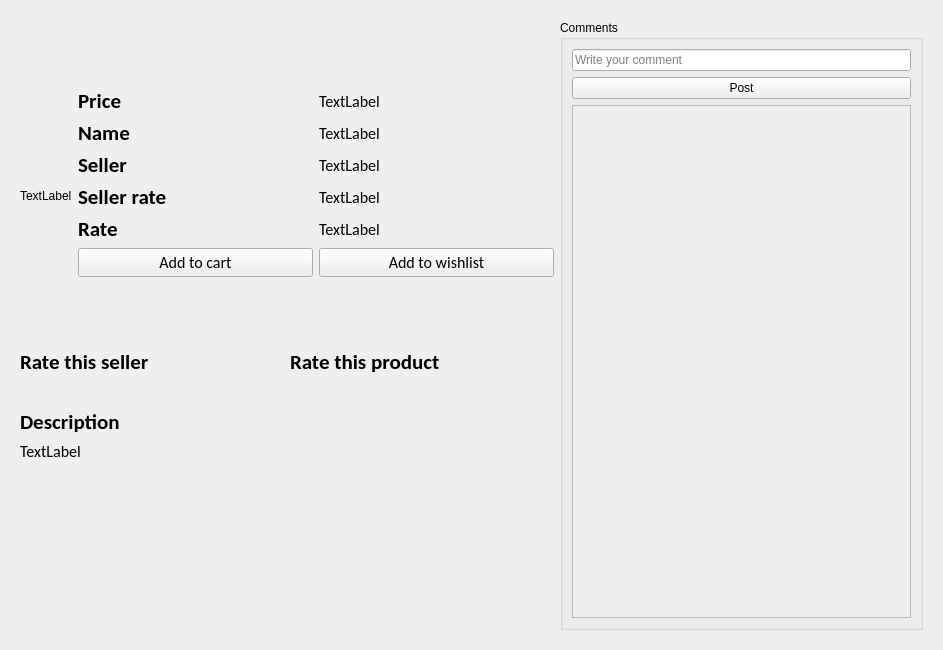
<?xml version="1.0" encoding="UTF-8"?>
<ui version="4.0">
 <class>product_page</class>
 <widget class="QWidget" name="product_page">
  <property name="geometry">
   <rect>
    <x>0</x>
    <y>0</y>
    <width>943</width>
    <height>650</height>
   </rect>
  </property>
  <property name="windowTitle">
   <string>Form</string>
  </property>
  <layout class="QHBoxLayout" name="horizontalLayout_5">
   <item>
    <widget class="QScrollArea" name="scrollArea">
     <property name="frameShape">
      <enum>QFrame::NoFrame</enum>
     </property>
     <property name="frameShadow">
      <enum>QFrame::Sunken</enum>
     </property>
     <property name="widgetResizable">
      <bool>true</bool>
     </property>
     <widget class="QWidget" name="scrollAreaWidgetContents_2">
      <property name="geometry">
       <rect>
        <x>0</x>
        <y>0</y>
        <width>925</width>
        <height>632</height>
       </rect>
      </property>
      <layout class="QHBoxLayout" name="horizontalLayout_4">
       <item>
        <layout class="QVBoxLayout" name="verticalLayout_104">
         <item>
          <layout class="QHBoxLayout" name="horizontalLayout_106">
           <item>
            <widget class="QPushButton" name="pushButton_104">
             <property name="text">
              <string/>
             </property>
             <property name="flat">
              <bool>true</bool>
             </property>
            </widget>
           </item>
           <item>
            <spacer name="horizontalSpacer">
             <property name="orientation">
              <enum>Qt::Horizontal</enum>
             </property>
             <property name="sizeHint" stdset="0">
              <size>
               <width>40</width>
               <height>20</height>
              </size>
             </property>
            </spacer>
           </item>
          </layout>
         </item>
         <item>
          <layout class="QHBoxLayout" name="horizontalLayout_110">
           <item>
            <widget class="QLabel" name="label_100">
             <property name="text">
              <string>TextLabel</string>
             </property>
            </widget>
           </item>
           <item>
            <layout class="QVBoxLayout" name="verticalLayout_100">
             <item>
              <spacer name="verticalSpacer">
               <property name="orientation">
                <enum>Qt::Vertical</enum>
               </property>
               <property name="sizeHint" stdset="0">
                <size>
                 <width>20</width>
                 <height>40</height>
                </size>
               </property>
              </spacer>
             </item>
             <item>
              <layout class="QHBoxLayout" name="horizontalLayout_109">
               <item>
                <widget class="QLabel" name="label_104">
                 <property name="font">
                  <font>
                   <family>Calibri</family>
                   <pointsize>16</pointsize>
                   <bold>true</bold>
                  </font>
                 </property>
                 <property name="text">
                  <string>Price</string>
                 </property>
                </widget>
               </item>
               <item>
                <widget class="QLabel" name="label_109">
                 <property name="font">
                  <font>
                   <family>Calibri</family>
                   <pointsize>12</pointsize>
                  </font>
                 </property>
                 <property name="text">
                  <string>TextLabel</string>
                 </property>
                </widget>
               </item>
              </layout>
             </item>
             <item>
              <layout class="QHBoxLayout" name="horizontalLayout_111">
               <item>
                <widget class="QLabel" name="label_102">
                 <property name="font">
                  <font>
                   <family>Calibri</family>
                   <pointsize>16</pointsize>
                   <bold>true</bold>
                  </font>
                 </property>
                 <property name="styleSheet">
                  <string notr="true"/>
                 </property>
                 <property name="text">
                  <string>Name</string>
                 </property>
                </widget>
               </item>
               <item>
                <widget class="QLabel" name="label_107">
                 <property name="font">
                  <font>
                   <family>Calibri</family>
                   <pointsize>12</pointsize>
                   <bold>false</bold>
                  </font>
                 </property>
                 <property name="text">
                  <string>TextLabel</string>
                 </property>
                </widget>
               </item>
              </layout>
             </item>
             <item>
              <layout class="QHBoxLayout" name="horizontalLayout">
               <item>
                <widget class="QLabel" name="label_113">
                 <property name="font">
                  <font>
                   <family>Calibri</family>
                   <pointsize>16</pointsize>
                   <bold>true</bold>
                  </font>
                 </property>
                 <property name="text">
                  <string>Seller</string>
                 </property>
                </widget>
               </item>
               <item>
                <widget class="QLabel" name="label_114">
                 <property name="font">
                  <font>
                   <family>Calibri</family>
                   <pointsize>12</pointsize>
                  </font>
                 </property>
                 <property name="text">
                  <string>TextLabel</string>
                 </property>
                </widget>
               </item>
              </layout>
             </item>
             <item>
              <layout class="QHBoxLayout" name="horizontalLayout_2">
               <item>
                <widget class="QLabel" name="label">
                 <property name="font">
                  <font>
                   <family>Calibri</family>
                   <pointsize>16</pointsize>
                   <bold>true</bold>
                  </font>
                 </property>
                 <property name="text">
                  <string>Seller rate</string>
                 </property>
                </widget>
               </item>
               <item>
                <widget class="QLabel" name="label_151">
                 <property name="font">
                  <font>
                   <family>Calibri</family>
                   <pointsize>12</pointsize>
                  </font>
                 </property>
                 <property name="text">
                  <string>TextLabel</string>
                 </property>
                </widget>
               </item>
              </layout>
             </item>
             <item>
              <layout class="QHBoxLayout" name="horizontalLayout_108">
               <item>
                <widget class="QLabel" name="label_105">
                 <property name="font">
                  <font>
                   <family>Calibri</family>
                   <pointsize>16</pointsize>
                   <bold>true</bold>
                  </font>
                 </property>
                 <property name="text">
                  <string>Rate</string>
                 </property>
                </widget>
               </item>
               <item>
                <widget class="QLabel" name="label_110">
                 <property name="font">
                  <font>
                   <family>Calibri</family>
                   <pointsize>12</pointsize>
                  </font>
                 </property>
                 <property name="text">
                  <string>TextLabel</string>
                 </property>
                </widget>
               </item>
              </layout>
             </item>
             <item>
              <layout class="QVBoxLayout" name="verticalLayout"/>
             </item>
             <item>
              <layout class="QHBoxLayout" name="horizontalLayout_102">
               <item>
                <widget class="QPushButton" name="pushButton_100">
                 <property name="font">
                  <font>
                   <family>Calibri</family>
                   <pointsize>12</pointsize>
                   <bold>false</bold>
                  </font>
                 </property>
                 <property name="text">
                  <string>Add to cart</string>
                 </property>
                </widget>
               </item>
               <item>
                <widget class="QPushButton" name="pushButton_102">
                 <property name="font">
                  <font>
                   <family>Calibri</family>
                   <pointsize>12</pointsize>
                  </font>
                 </property>
                 <property name="text">
                  <string>Add to wishlist</string>
                 </property>
                </widget>
               </item>
              </layout>
             </item>
             <item>
              <layout class="QHBoxLayout" name="horizontalLayout_117">
               <item>
                <layout class="QHBoxLayout" name="horizontalLayout_115">
                 <item>
                  <widget class="QLabel" name="label_115">
                   <property name="styleSheet">
                    <string notr="true">color: rgb(0, 200, 0);</string>
                   </property>
                   <property name="text">
                    <string/>
                   </property>
                  </widget>
                 </item>
                 <item>
                  <spacer name="horizontalSpacer_2">
                   <property name="orientation">
                    <enum>Qt::Horizontal</enum>
                   </property>
                   <property name="sizeHint" stdset="0">
                    <size>
                     <width>40</width>
                     <height>20</height>
                    </size>
                   </property>
                  </spacer>
                 </item>
                </layout>
               </item>
               <item>
                <layout class="QHBoxLayout" name="horizontalLayout_116">
                 <item>
                  <widget class="QLabel" name="label_116">
                   <property name="styleSheet">
                    <string notr="true">color: rgb(0, 200, 0);</string>
                   </property>
                   <property name="text">
                    <string/>
                   </property>
                  </widget>
                 </item>
                 <item>
                  <spacer name="horizontalSpacer_3">
                   <property name="orientation">
                    <enum>Qt::Horizontal</enum>
                   </property>
                   <property name="sizeHint" stdset="0">
                    <size>
                     <width>40</width>
                     <height>20</height>
                    </size>
                   </property>
                  </spacer>
                 </item>
                </layout>
               </item>
              </layout>
             </item>
             <item>
              <spacer name="verticalSpacer_2">
               <property name="orientation">
                <enum>Qt::Vertical</enum>
               </property>
               <property name="sizeHint" stdset="0">
                <size>
                 <width>20</width>
                 <height>40</height>
                </size>
               </property>
              </spacer>
             </item>
            </layout>
           </item>
          </layout>
         </item>
         <item>
          <layout class="QHBoxLayout" name="horizontalLayout_3">
           <item>
            <layout class="QVBoxLayout" name="verticalLayout_3">
             <item>
              <widget class="QLabel" name="label_160">
               <property name="font">
                <font>
                 <family>Calibri</family>
                 <pointsize>16</pointsize>
                 <bold>true</bold>
                </font>
               </property>
               <property name="text">
                <string>Rate this seller</string>
               </property>
              </widget>
             </item>
             <item>
              <layout class="QHBoxLayout" name="horizontalLayout_114">
               <item>
                <widget class="QPushButton" name="pushButton_103">
                 <property name="text">
                  <string/>
                 </property>
                 <property name="flat">
                  <bool>true</bool>
                 </property>
                </widget>
               </item>
               <item>
                <widget class="QPushButton" name="pushButton_106">
                 <property name="text">
                  <string/>
                 </property>
                 <property name="flat">
                  <bool>true</bool>
                 </property>
                </widget>
               </item>
               <item>
                <widget class="QPushButton" name="pushButton_107">
                 <property name="text">
                  <string/>
                 </property>
                 <property name="flat">
                  <bool>true</bool>
                 </property>
                </widget>
               </item>
               <item>
                <widget class="QPushButton" name="pushButton_105">
                 <property name="text">
                  <string/>
                 </property>
                 <property name="flat">
                  <bool>true</bool>
                 </property>
                </widget>
               </item>
               <item>
                <widget class="QPushButton" name="pushButton_108">
                 <property name="text">
                  <string/>
                 </property>
                 <property name="flat">
                  <bool>true</bool>
                 </property>
                </widget>
               </item>
               <item>
                <spacer name="horizontalSpacer_4">
                 <property name="orientation">
                  <enum>Qt::Horizontal</enum>
                 </property>
                 <property name="sizeHint" stdset="0">
                  <size>
                   <width>40</width>
                   <height>20</height>
                  </size>
                 </property>
                </spacer>
               </item>
              </layout>
             </item>
            </layout>
           </item>
           <item>
            <layout class="QVBoxLayout" name="verticalLayout_5">
             <item>
              <widget class="QLabel" name="label_2">
               <property name="font">
                <font>
                 <family>Calibri</family>
                 <pointsize>16</pointsize>
                 <bold>true</bold>
                </font>
               </property>
               <property name="text">
                <string>Rate this product</string>
               </property>
              </widget>
             </item>
             <item>
              <layout class="QHBoxLayout" name="horizontalLayout_113">
               <item>
                <widget class="QPushButton" name="pushButton_114">
                 <property name="text">
                  <string/>
                 </property>
                 <property name="flat">
                  <bool>true</bool>
                 </property>
                </widget>
               </item>
               <item>
                <widget class="QPushButton" name="pushButton_110">
                 <property name="text">
                  <string/>
                 </property>
                 <property name="flat">
                  <bool>true</bool>
                 </property>
                </widget>
               </item>
               <item>
                <widget class="QPushButton" name="pushButton_111">
                 <property name="text">
                  <string/>
                 </property>
                 <property name="flat">
                  <bool>true</bool>
                 </property>
                </widget>
               </item>
               <item>
                <widget class="QPushButton" name="pushButton_112">
                 <property name="text">
                  <string/>
                 </property>
                 <property name="flat">
                  <bool>true</bool>
                 </property>
                </widget>
               </item>
               <item>
                <widget class="QPushButton" name="pushButton_113">
                 <property name="text">
                  <string/>
                 </property>
                 <property name="flat">
                  <bool>true</bool>
                 </property>
                </widget>
               </item>
               <item>
                <spacer name="horizontalSpacer_7">
                 <property name="orientation">
                  <enum>Qt::Horizontal</enum>
                 </property>
                 <property name="sizeHint" stdset="0">
                  <size>
                   <width>40</width>
                   <height>20</height>
                  </size>
                 </property>
                </spacer>
               </item>
              </layout>
             </item>
            </layout>
           </item>
          </layout>
         </item>
         <item>
          <layout class="QVBoxLayout" name="verticalLayout_103">
           <item>
            <widget class="QLabel" name="label_103">
             <property name="font">
              <font>
               <family>Calibri</family>
               <pointsize>16</pointsize>
               <bold>true</bold>
              </font>
             </property>
             <property name="text">
              <string>Description</string>
             </property>
            </widget>
           </item>
           <item>
            <widget class="QLabel" name="label_108">
             <property name="font">
              <font>
               <family>Calibri</family>
               <pointsize>12</pointsize>
              </font>
             </property>
             <property name="text">
              <string>TextLabel</string>
             </property>
            </widget>
           </item>
          </layout>
         </item>
         <item>
          <spacer name="verticalSpacer_3">
           <property name="orientation">
            <enum>Qt::Vertical</enum>
           </property>
           <property name="sizeHint" stdset="0">
            <size>
             <width>20</width>
             <height>40</height>
            </size>
           </property>
          </spacer>
         </item>
        </layout>
       </item>
       <item>
        <widget class="QGroupBox" name="groupBox">
         <property name="title">
          <string>Comments</string>
         </property>
         <layout class="QVBoxLayout" name="verticalLayout_2">
          <item>
           <widget class="QLineEdit" name="lineEdit_105">
            <property name="maxLength">
             <number>150</number>
            </property>
            <property name="placeholderText">
             <string>Write your comment</string>
            </property>
           </widget>
          </item>
          <item>
           <widget class="QPushButton" name="pushButton_109">
            <property name="text">
             <string>Post</string>
            </property>
           </widget>
          </item>
          <item>
           <widget class="QScrollArea" name="scrollArea_100">
            <property name="widgetResizable">
             <bool>true</bool>
            </property>
            <widget class="QWidget" name="scrollAreaWidgetContents">
             <property name="geometry">
              <rect>
               <x>0</x>
               <y>0</y>
               <width>357</width>
               <height>509</height>
              </rect>
             </property>
             <layout class="QVBoxLayout" name="verticalLayout_4">
              <item>
               <layout class="QVBoxLayout" name="verticalLayout_106">
                <item>
                 <layout class="QVBoxLayout" name="verticalLayout_150"/>
                </item>
                <item>
                 <spacer name="verticalSpacer_4">
                  <property name="orientation">
                   <enum>Qt::Vertical</enum>
                  </property>
                  <property name="sizeHint" stdset="0">
                   <size>
                    <width>20</width>
                    <height>40</height>
                   </size>
                  </property>
                 </spacer>
                </item>
               </layout>
              </item>
             </layout>
            </widget>
           </widget>
          </item>
         </layout>
        </widget>
       </item>
      </layout>
     </widget>
    </widget>
   </item>
  </layout>
 </widget>
 <resources/>
 <connections/>
</ui>
